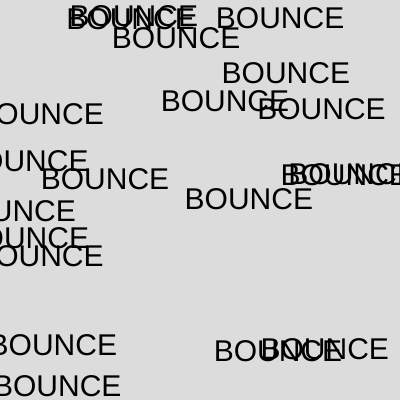
Frame 1 (no input)
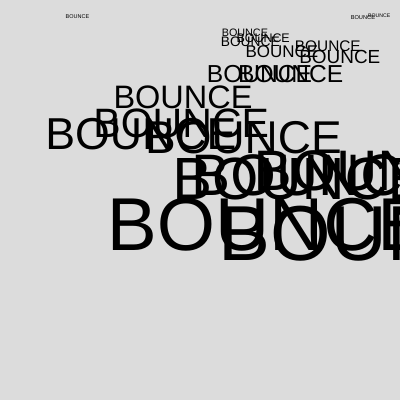
Frame 60 (no input)
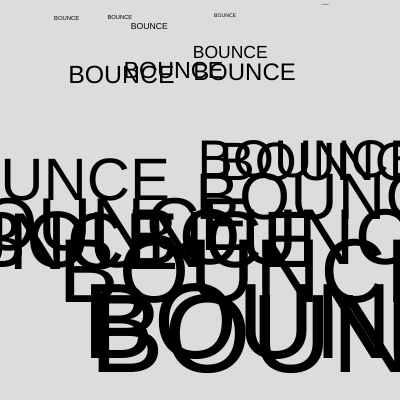
Frame 120 (the mouse pressed at the canvas centre since frame 60)

The p5.js sketch that drew these frames (run headless with seeded random() and noise() and a simulated clock; from frame 60 on, the mouse is pressed at the canvas centre):

// p5.js sketch
// ── sketch.js
let copy = [];

function setup() {
  createCanvas(400, 400);

  for (let i = 0; i < 20; i++) {
    let bounce = new Bounce(random(width), random(height));
    copy.push(bounce);
  }
}

function draw() {
  background(220);

  for (let i = 0; i < copy.length; i++) {
    copy[i].displayBounce();
    copy[i].moveBounce();
    copy[i].bounceBounce();
    copy[i].scaleBounce();
  }
}

class Bounce {
  constructor(x, y) {
    this.x = x;
    this.y = y;
    this.size = 30;
    this.xspeed = random(1, 5);
    this.yspeed = random(1, 5);
  }

  displayBounce() {
    fill(0);
    textAlign(CENTER);
    textSize(this.size);
    text("BOUNCE", this.x, this.y);
  }

  moveBounce() {
    this.x += this.xspeed;
    this.y -= this.yspeed;
  }

  bounceBounce() {
    if (this.x > width || this.x < 0) {
      this.xspeed *= -1;
    }

    if (this.y > height || this.y < 0) {
      this.yspeed *= -1;
    }
  }


scaleBounce () {
this.size = (this.y)*.3
}
}
